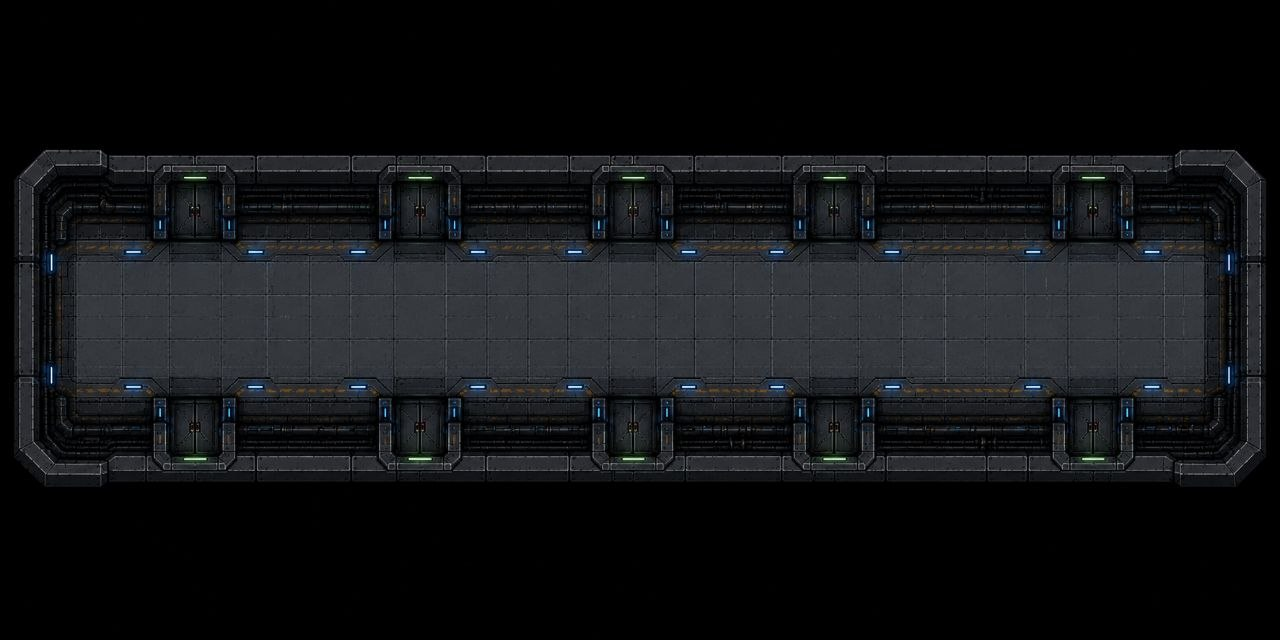

A 2D game scene composited from a Tiled map and its tileset images. What follows is a short description and the map's XML, with every tile layer's data as written:
An orthogonal 40x20 tile map with 32x32 px tiles, 1 tile layer (Слой тайлов 1) and 43 objects (2x door1, door2, door3, door4, door5, ...).

<map version="1.10" tiledversion="1.12.1" orientation="orthogonal" renderorder="right-down" width="40" height="20" tilewidth="32" tileheight="32" infinite="0" nextlayerid="19" nextobjectid="49">
 <tileset firstgid="1" name="orid" tilewidth="32" tileheight="32" tilecount="800" columns="40">
  <image source="orid.jpg" width="1280" height="640" />
 </tileset>
 <layer id="1" name="Слой тайлов 1" width="40" height="20">
  <data encoding="csv">
1,2,3,4,5,6,7,8,9,10,11,12,13,14,15,16,17,18,19,20,21,22,23,24,25,26,27,28,29,30,31,32,33,34,35,36,37,38,39,40,
41,42,43,44,45,46,47,48,49,50,51,52,53,54,55,56,57,58,59,60,61,62,63,64,65,66,67,68,69,70,71,72,73,74,75,76,77,78,79,80,
81,82,83,84,85,86,87,88,89,90,91,92,93,94,95,96,97,98,99,100,101,102,103,104,105,106,107,108,109,110,111,112,113,114,115,116,117,118,119,120,
121,122,123,124,125,126,127,128,129,130,131,132,133,134,135,136,137,138,139,140,141,142,143,144,145,146,147,148,149,150,151,152,153,154,155,156,157,158,159,160,
161,162,163,164,165,166,167,168,169,170,171,172,173,174,175,176,177,178,179,180,181,182,183,184,185,186,187,188,189,190,191,192,193,194,195,196,197,198,199,200,
201,202,203,204,205,206,207,208,209,210,211,212,213,214,215,216,217,218,219,220,221,222,223,224,225,226,227,228,229,230,231,232,233,234,235,236,237,238,239,240,
241,242,243,244,245,246,247,248,249,250,251,252,253,254,255,256,257,258,259,260,261,262,263,264,265,266,267,268,269,270,271,272,273,274,275,276,277,278,279,280,
281,282,283,284,285,286,287,288,289,290,291,292,293,294,295,296,297,298,299,300,301,302,303,304,305,306,307,308,309,310,311,312,313,314,315,316,317,318,319,320,
321,322,323,324,325,326,327,328,329,330,331,332,333,334,335,336,337,338,339,340,341,342,343,344,345,346,347,348,349,350,351,352,353,354,355,356,357,358,359,360,
361,362,363,364,365,366,367,368,369,370,371,372,373,374,375,376,377,378,379,380,381,382,383,384,385,386,387,388,389,390,391,392,393,394,395,396,397,398,399,400,
401,402,403,404,405,406,407,408,409,410,411,412,413,414,415,416,417,418,419,420,421,422,423,424,425,426,427,428,429,430,431,432,433,434,435,436,437,438,439,440,
441,442,443,444,445,446,447,448,449,450,451,452,453,454,455,456,457,458,459,460,461,462,463,464,465,466,467,468,469,470,471,472,473,474,475,476,477,478,479,480,
481,482,483,484,485,486,487,488,489,490,491,492,493,494,495,496,497,498,499,500,501,502,503,504,505,506,507,508,509,510,511,512,513,514,515,516,517,518,519,520,
521,522,523,524,525,526,527,528,529,530,531,532,533,534,535,536,537,538,539,540,541,542,543,544,545,546,547,548,549,550,551,552,553,554,555,556,557,558,559,560,
561,562,563,564,565,566,567,568,569,570,571,572,573,574,575,576,577,578,579,580,581,582,583,584,585,586,587,588,589,590,591,592,593,594,595,596,597,598,599,600,
601,602,603,604,605,606,607,608,609,610,611,612,613,614,615,616,617,618,619,620,621,622,623,624,625,626,627,628,629,630,631,632,633,634,635,636,637,638,639,640,
641,642,643,644,645,646,647,648,649,650,651,652,653,654,655,656,657,658,659,660,661,662,663,664,665,666,667,668,669,670,671,672,673,674,675,676,677,678,679,680,
681,682,683,684,685,686,687,688,689,690,691,692,693,694,695,696,697,698,699,700,701,702,703,704,705,706,707,708,709,710,711,712,713,714,715,716,717,718,719,720,
721,722,723,724,725,726,727,728,729,730,731,732,733,734,735,736,737,738,739,740,741,742,743,744,745,746,747,748,749,750,751,752,753,754,755,756,757,758,759,760,
761,762,763,764,765,766,767,768,769,770,771,772,773,774,775,776,777,778,779,780,781,782,783,784,785,786,787,788,789,790,791,792,793,794,795,796,797,798,799,800
</data>
 </layer>
 <objectgroup id="2" name="collision">
  <object id="1" x="5" y="256" width="76" height="126" />
  <object id="2" x="-1" y="-14" width="81" height="270" />
  <object id="4" x="78" y="-1" width="69" height="259" />
  <object id="6" x="148" y="260">
   <polygon points="0,0 18,-19 1,-17" />
  </object>
  <object id="7" x="145" y="1" width="799" height="237" />
  <object id="8" x="938.667" y="108" width="326.667" height="126.667" />
  <object id="9" x="880" y="205.333" width="164" height="45.3333" />
  <object id="10" x="1148" y="152" width="114.667" height="102.667" />
  <object id="11" x="682.667" y="178.667" width="98.6667" height="74.6667" />
  <object id="12" x="466.667" y="161.333" width="125.333" height="92" />
  <object id="13" x="238.667" y="181.333" width="146.667" height="70.6667" />
  <object id="14" x="6.66667" y="382.667" width="148" height="257.333" />
  <object id="15" x="234.667" y="380" width="144" height="260" />
  <object id="16" x="-10.6667" y="466.667" width="1302.67" height="176" />
  <object id="17" x="876" y="377.333" width="178.667" height="270.667" />
  <object id="18" x="669.333" y="382.667" width="128" height="260" />
  <object id="19" x="446.667" y="380" width="161.333" height="260" />
  <object id="20" x="1128" y="386.667" width="132" height="261.333" />
  <object id="21" x="1230.67" y="214.667" width="58.6667" height="437.333" />
  <object id="34" x="150.667" y="402.667" width="1134.67" height="62.6667" />
  <object id="35" x="-6.66667" y="262.667" width="33.3333" height="337.333" />
 </objectgroup>
 <objectgroup id="14" name="pol">
  <object id="36" x="78.6667" y="257.333" width="1204" height="140" />
  <object id="37" x="74.6667" y="234.667" width="1189.33" height="165.333" />
 </objectgroup>
 <objectgroup id="3" name="door1">
  <object id="22" name="door1" x="165.333" y="246.667" width="61.3333" height="13.3333" />
 </objectgroup>
 <objectgroup id="4" name="door2">
  <object id="23" x="393.333" y="245.333" width="62.6667" height="14.6667" />
 </objectgroup>
 <objectgroup id="5" name="door3">
  <object id="26" x="601.333" y="237.333" width="66.6667" height="13.3333" />
 </objectgroup>
 <objectgroup id="6" name="door4">
  <object id="27" x="802.667" y="234.667" width="64" height="13.3333" />
 </objectgroup>
 <objectgroup id="7" name="door5">
  <object id="28" x="1060" y="233.333" width="69.3333" height="14.6667" />
 </objectgroup>
 <objectgroup id="8" name="door6">
  <object id="29" x="162.667" y="386.667" width="56" height="18.6667" />
 </objectgroup>
 <objectgroup id="9" name="door7">
  <object id="30" x="386.667" y="381.333" width="57.3333" height="14.6667" />
 </objectgroup>
 <objectgroup id="10" name="door8">
  <object id="31" x="609.333" y="380" width="56" height="18.6667" />
 </objectgroup>
 <objectgroup id="12" name="door9">
  <object id="32" x="806.667" y="390.667" width="64" height="10.6667" />
 </objectgroup>
 <objectgroup id="13" name="door10">
  <object id="33" x="1058.67" y="378.667" width="72" height="17.3333" />
 </objectgroup>
 <objectgroup id="18" name="start">
  <object id="39" name="door1" x="165.333" y="240" width="62.6667" height="24" />
  <object id="40" name="door2" x="389.333" y="241.333" width="61.3333" height="24" />
  <object id="41" name="door3" x="598.667" y="242.667" width="73.3333" height="16" />
  <object id="42" name="door4" x="794.667" y="233.333" width="80" height="25.3333" />
  <object id="43" name="door5" x="1060" y="237.333" width="72" height="22.6667" />
  <object id="44" name="door6" x="166.667" y="382.667" width="53.3333" height="22.6667" />
  <object id="45" name="door7" x="388" y="377.333" width="54.6667" height="20" />
  <object id="46" name="door8" x="610.667" y="380" width="56" height="20" />
  <object id="47" name="door9" x="805.333" y="384" width="65.3333" height="16" />
  <object id="48" name="door10" x="1056" y="374.667" width="74.6667" height="22.6667" />
 </objectgroup>
</map>
